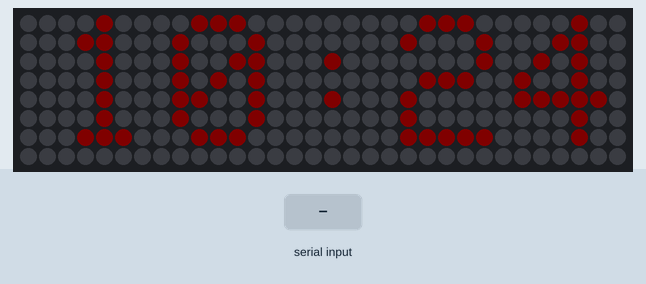
Recording of a sketch running on a simulated ESP32. Shown: 32×8 RGB LED matrix (first LED top left, wired row by row). The test bench sets the inputs (shaded band). Dim RGB values are drawn brighter than linear; WiFi joins after 1.5 s; servers stay silent unless stated; network time is answered at once with the bench clock; the local clock reads 2024-03-15 10:24:30 at power-on unless the sketch sets it; random numbers use the default seed unless the sketch sets one; nothing arrives over Bluetooth unless stated; what the sketch prints to the serial monitor is not drawn.

Above: at 1.6 s.
2.8 s: "1" received over the second serial link
At 4.2 s:
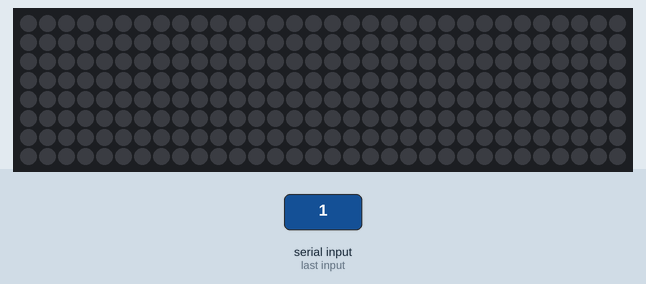
At 24.0 s:
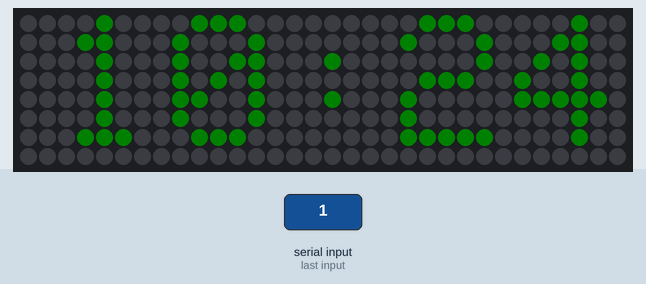
Timing chart, 0 to 25.5 s (numbered marks = the images above; inputs shaded):
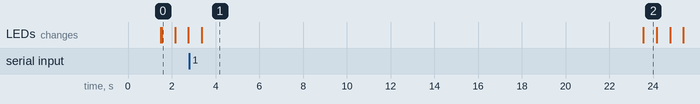

The sketch:

main_clock.ino
```cpp
#include <BluetoothSerial.h>
#include <NTPClient.h>
#include <WiFi.h>
#include <Adafruit_NeoMatrix.h>
#include <Adafruit_GFX.h>
#include <gamma.h>
#include <time.h>
#include <stdio.h>
#include <stdlib.h>
//tirar a nescessidade do WIFI
//
BluetoothSerial ESP_BT;

const char* ssid = "CASA";                  // Nome da rede Wi-Fi
const char* password = "24689632";     // Senha da rede Wi-Fi

float millis1 = 0;//temporizador
byte saida = 0;

//configura o painel RGB
  #define PIN 26 // Pino do display

  Adafruit_NeoMatrix matrix = Adafruit_NeoMatrix(32,8, PIN,
  NEO_MATRIX_BOTTOM     + NEO_MATRIX_RIGHT +
  NEO_MATRIX_COLUMNS + NEO_MATRIX_ZIGZAG,
  NEO_GRB            + NEO_KHZ800);
  int x    = matrix.width();
  int pass = 0;
  int x1 = 0;
//paleta de cores do painel

  uint32_t white = matrix.Color(255, 255, 255);
  uint32_t blue = matrix.Color(0, 0, 255);
  uint32_t red = matrix.Color(255, 0, 0);
  uint32_t green = matrix.Color(0, 255, 0);
  uint32_t orange = matrix.Color(255, 153, 0);
  uint32_t purple = matrix.Color(255, 0, 255);
  uint32_t gold = matrix.Color(153, 153, 0);
  uint32_t black = matrix.Color(0, 0, 0);
  uint32_t selColor, currentColor;
  uint8_t r, g, b;
  uint32_t AliceBlue = 0xF0F8FF;
  uint32_t Chocolate = 0xD2691E;

//captura hora e adiciona na string hora
  WiFiUDP udp;
  NTPClient ntp(udp, "br.pool.ntp.org", -3*3600, 60000);//configurações do servidor NTP-(udp, "servidor", fuso*3600, temp_atualiza)
  String hora;

void setup()  {
  //inicia wifi e captura o horario
   Serial.begin(115200);
    WiFi.begin(ssid, password);

   while ( WiFi.status() != WL_CONNECTED ) {
    delay ( 500 );
    Serial.print ( "." );
    }
   Serial.println("");
   Serial.println("WiFi connected.");
   ntp.begin();
  //inicia o painel
    matrix.begin();
    matrix.setTextWrap(false);
    matrix.setBrightness(5);
    matrix.setTextColor(corAleatoria ());
  //incia BT
    ESP_BT.begin("RELOGIO_IRMABOTS");
  }

void loop() {
  static String brilho_string = "5";
  static int i = 50;
  static String matrix_string = "mama mia-mia mama";
  int y=(-6*(i));
  char indentificador;
  static char caracter2='0';

  ntp.update();//atualiza o horario
  hora = ntp.getFormattedTime();//descobre o horario atual e a põe em hora
  piscahora(600,1);//exibe hora com efeito de piscar - (tempo de pisca, x pisca)

  if(ESP_BT.available()){
    indentificador = ESP_BT.read();
    Serial.print("estou conectado:");
    Serial.println(indentificador);
  }
  switch(indentificador){
    case '1':
    i=0;
    matrix_string = "";
    while(ESP_BT.available()){
      char caracter = ESP_BT.read();
      matrix_string += caracter;
      Serial.println(matrix_string);
      Serial.println(caracter);
      i++;
    }
    indentificador='9';
    break;

    case '2':
    Serial.println("LETS GO");
    brilho_string = "";
    int brilho;
    do{
     while(caracter2!='/'){
       caracter2 = ESP_BT.read();
       brilho_string += caracter2;
       Serial.println(caracter2);
      }
      caracter2 = '0';
      brilho = brilho_string.toInt();
      matrix.setBrightness(brilho);
      brilho_string = "";
    }while(ESP_BT.available());

    Serial.print("BRILHO ATUAL: ");
    Serial.println(brilho);
    indentificador='91';
    break;
  }

 float millis2 = millis();//temporizador

  //exibição com efeito de passagem painel
   while(millis2-millis1>1200){
    millis2 = millis();
    matrix.fillScreen(0);
    matrix.setCursor(x, 0);
    matrix.print(matrix_string);
      if(--x < y) {
      x = matrix.width();
      millis1 = millis2;
      if(++pass >= 3) pass = 0;
        matrix.setTextColor(corAleatoria ());
        }
    matrix.show();
    delay(50);
   }
  }
//função que pisca a hora
  void piscahora(int x, byte y3){
   byte y2 = 0;
    while(y3>=y2){
      matrix.setCursor(2, 0);
      matrix.print(hora);
      matrix.show();
     delay(x);
      matrix.fillScreen(0);
      matrix.show();
     delay(x);
     matrix.setTextColor(corAleatoria ());
     y2++;
    }
  }
//função que escolhe uma cor aleatoria para o painel
  uint32_t corAleatoria () {

    int num = random (1, 6);

    switch (num) {
      case 1:
        return Chocolate;
        break;
      case 2:
        return blue;
        break;
      case 3:
        return red;
        break;
      case 4:
        return green;
        break;
      case 5:
        return orange;
        break;
      case 6:
        return purple;
        break;

      default:
        return black;
        break;
    }
  }
```

Measured:
- what the display in image 0 shows lasts 0.6 s, from 1.5 s to 2.1 s
- what the display in image 1 shows lasts 20.2 s, from 3.4 s to 23.6 s
